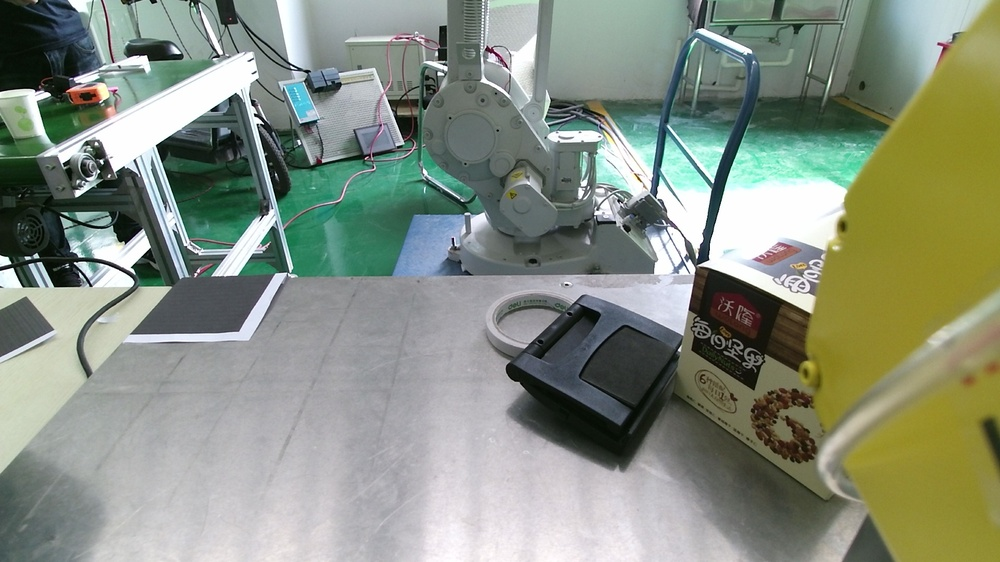
#> input picture src/calibration/imgs/1.jpg, 1000 x 562 px, shrunk from 1920 x 1080 before the run, found by its file name
$ python detect.py   (older library calls are emulated)
#> lines starting #> are read from the running program, lines starting #| are printed output that depends on the picture; after the words box and inside, x2 and y2 are one past the last pixel; in counts of white or black regions, pixels touching at a corner belong together; long printed decimals are rounded
#!/usr/bin/python
# -*- coding: utf-8 -*-
# @File    : detect.py
# @Time    : 18-7-17 上午10:01
# @Author  : Jee
# @Email   : jee_shao@163.com

import numpy as np
import cv2
import os

points = []

img = cv2.imread("imgs/1.jpg",0)
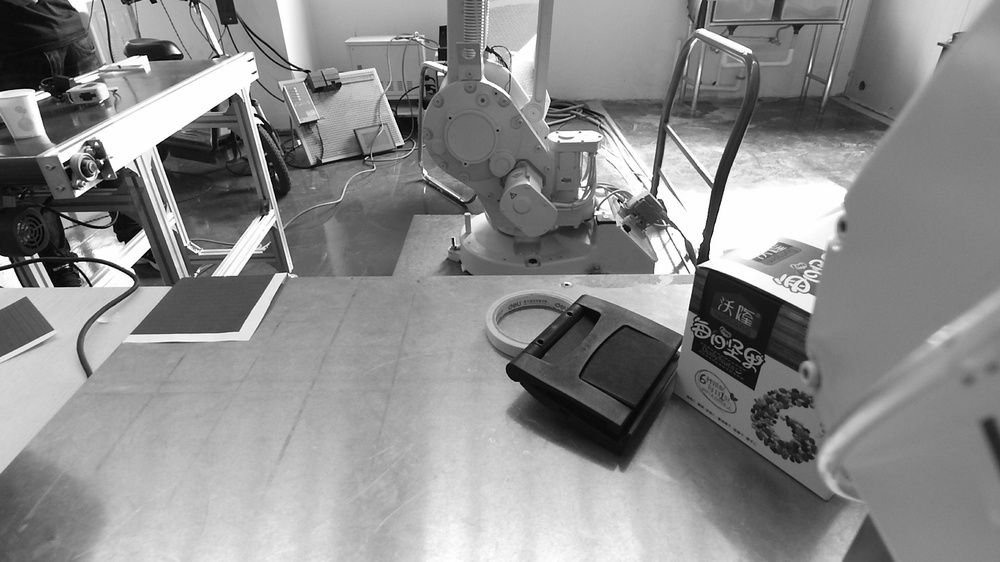
#> img: shape (562, 1000); min 0, max 255, mean 139.2
img2 = cv2.imread("imgs/6.jpg",0)
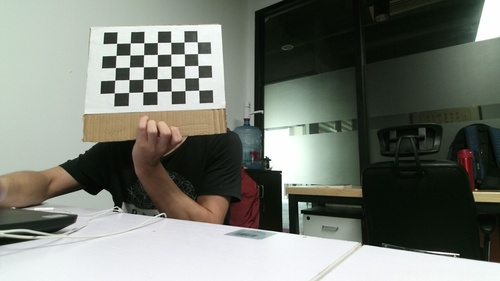
#> input picture src/calibration/imgs/6.jpg, 500 x 281 px, shrunk from 960 x 540 before the run, found by its file name
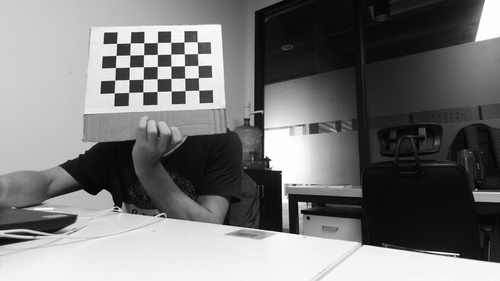
#> img2: shape (281, 500); min 0, max 255, mean 119.6
img1 = img.copy()
img1 = cv2.GaussianBlur(img1,(3,3),0)  #高斯平滑
# img1 = cv2.medianBlur(img1,5)  #中通滤波
img1_canny = cv2.Canny(img1,200,300,apertureSize=3)  #边缘检测
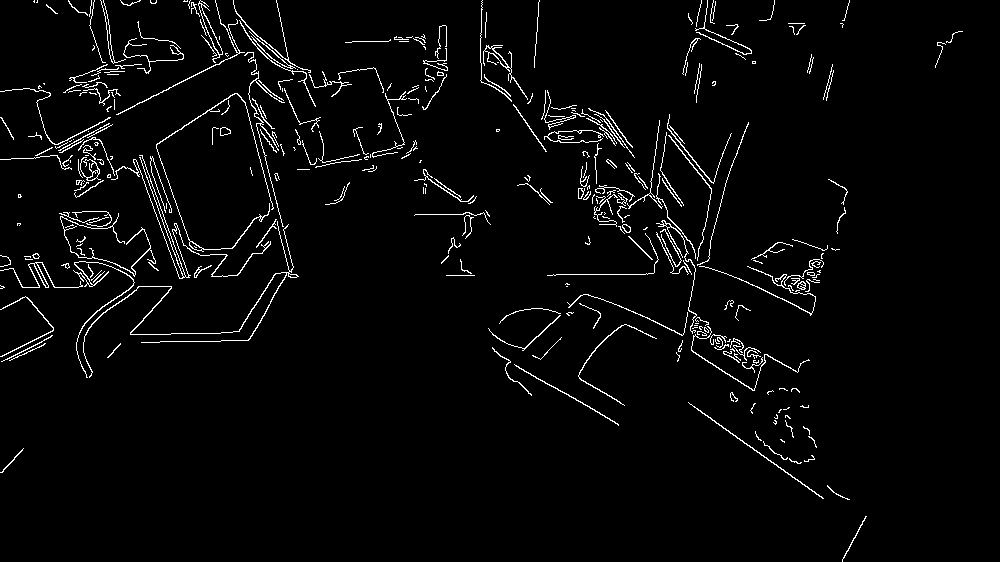
#> img1_canny: shape (562, 1000); 3.1% white in thin lines or dots
image,contours,hierarchy = cv2.findContours(img1_canny,cv2.RETR_EXTERNAL,cv2.CHAIN_APPROX_SIMPLE)  #轮廓检测
#> contours = 345 contours, 295 with area under 20; largest, box (x1, y1, x2, y2) and area: (198, 0, 223, 63) 253, (83, 221, 299, 378) 200, (156, 93, 274, 252) 166, (483, 45, 528, 100) 150, (0, 262, 83, 288) 130
color = cv2.cvtColor(img,cv2.COLOR_GRAY2BGR)

for i in range(0,len(contours)):
    #矩形
    x, y, w, h = cv2.boundingRect(contours[i])

    cv2.rectangle(color, (x,y), (x+w,y+h), (153,153,0), 3)
    #最小外接矩形
    rect = cv2.minAreaRect(contours[i])
    box = cv2.boxPoints(rect)
    box = np.int0(box)

    cv2.drawContours(color, [box], 0, (0, 0, 255), 2)
#> this loop made 345 passes
#> (x, y, w, h, rect, box) on passes 1 to 3: (842, 516, 25, 46, ((853.6, 538.3), (51, 1.41), -61.93), [[842, 561], [840, 560], [864, 515], [866, 516]]), (827, 485, 23, 15, ((837.3, 493.2), (2.76, 26.08), -57.53), [[847, 501], [825, 487], [826, 485], [848, 499]]), (789, 458, 13, 6, ((794.7, 461.1), (2.21, 12.65), -71.57), [[800, 464], [788, 460], [789, 458], [801, 462]])
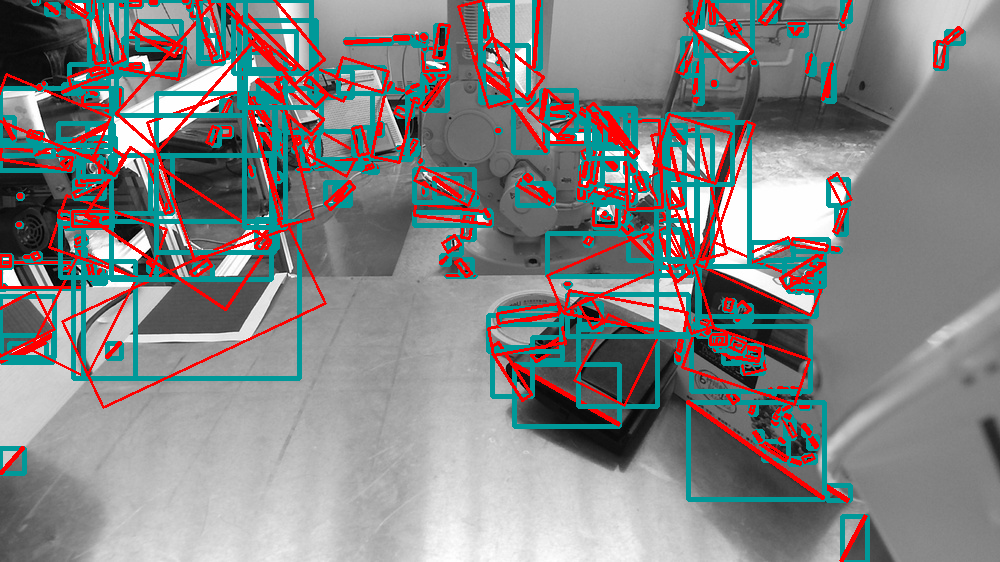
#> color: shape (562, 1000, 3); mean B, G, R 131.3, 131.3, 131.8

# img3 = cv2.drawContours(color,contours,-1,(0,0,255),2)
# cv2.imshow("canny",color)
cv2.imshow("canny1",img1_canny)
# cv2.waitKey(0)

#ORB特征匹配
orb = cv2.ORB_create()

kp1, des1 = orb.detectAndCompute(img1, None)
#> kp1 = 500 keypoints; strongest (x, y, size): (709, 262, 111.1), (129, 265, 64.3), (132, 266, 37.2), (259, 121, 37.2)

feature_name = '1.feature'
try:
    np.savetxt(feature_name, des1, fmt='%.5e') # 保存特征向量
    feature = np.loadtxt('1.feature') # 加载特征向量
    # cv2.imwrite(drawpath, img) # 保存绘制了SURF特征的图片
    feature = np.int0(feature)
except:
    print("ERROR")

kp2, des2 = orb.detectAndCompute(img2, None)
#> kp2 = 489 keypoints; strongest (x, y, size): (118, 45, 31), (146, 44, 31), (143, 40, 31), (141, 44, 31)
bf = cv2.BFMatcher(cv2.NORM_HAMMING, crossCheck=True)

# print(feature.shape,des2.shape)
matches = bf.match(des1, des2)
#> matches = 106 matches
matches = sorted(matches, key=lambda x: x.distance)
# print(matches)

#框处特征区域
img3 = cv2.drawMatches(img1, kp1, img2, kp2, matches[:10], None, flags=2)
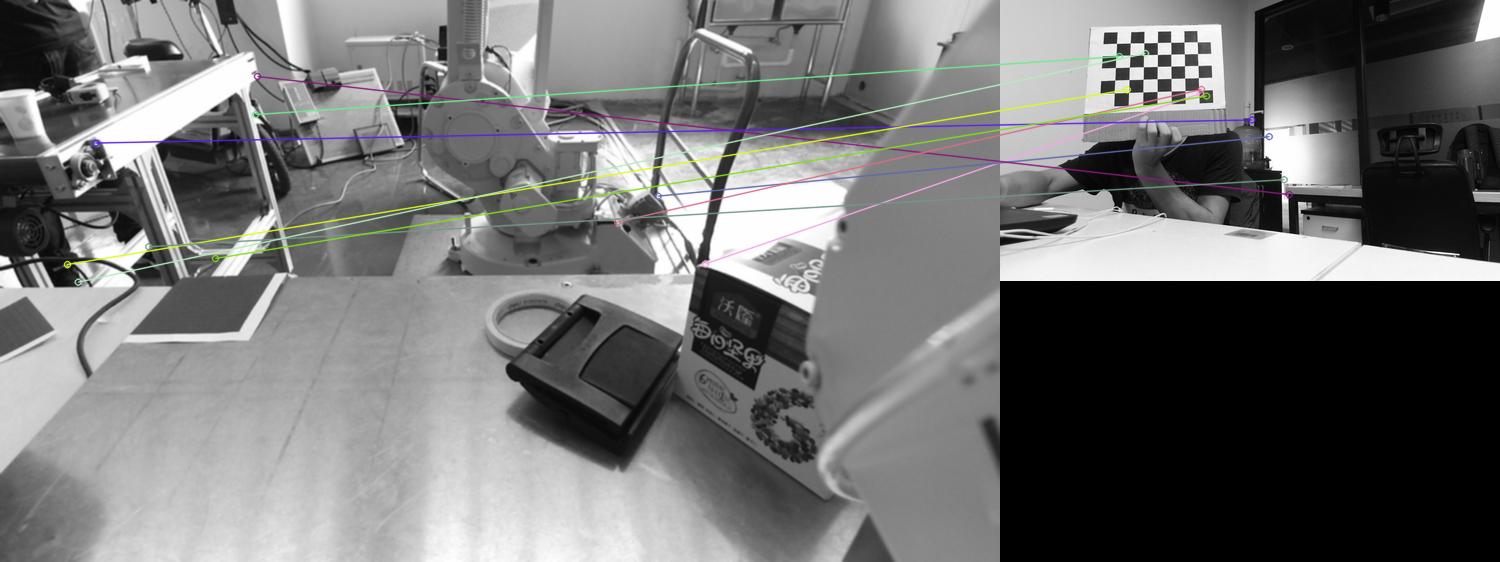
#> img3: shape (562, 1500, 3); mean of channels 0, 1, 2 112.7, 113, 112.9; drawn as B, G, R
matches = matches[:10]
#> matches = 10 matches
for  i in matches:
    points.append([list(kp1[i.queryIdx].pt)])
#> this loop made 10 passes
#> after the loop, points = [[[705, 263.3]], [[657.6, 195.6]], [[257, 76]], [[95.04, 142.6]], [[255.1, 114]], [[617.1, 221.5]], [[67, 264]], [[148.3, 246.2]], [[77.76, 281.7]], [[215, 258]]]
print(points)
#| [[[705.024, 263.347]], [[657.600, 195.600]], [[257.0, 76.0]], [[95.040, 142.560]], [[255.053, 114.048]], [[617.104, 221.461]], [[67.0, 264.0]], [[148.320, 246.240]], [[77.760, 281.664]], [[214.991, 257.989]]]
a = np.array(points)
#> a = [[705, 263.3], [657.6, 195.6], [257, 76], [95.04, 142.6], [255.1, 114], [617.1, 221.5], [67, 264], [148.3, 246.2], [77.76, 281.7], [215, 258]]

a = a.astype(int)
#> a = [[705, 263], [657, 195], [257, 76], [95, 142], [255, 114], [617, 221], [67, 264], [148, 246], [77, 281], [214, 257]]
x, y, w, h = cv2.boundingRect(a)
#> x = 67; y = 76; w = 639; h = 206
print(x, y, w, h)
#| 67 76 639 206
cv2.rectangle(color, (x,y), (x+w,y+h), (255,0,0), 2)
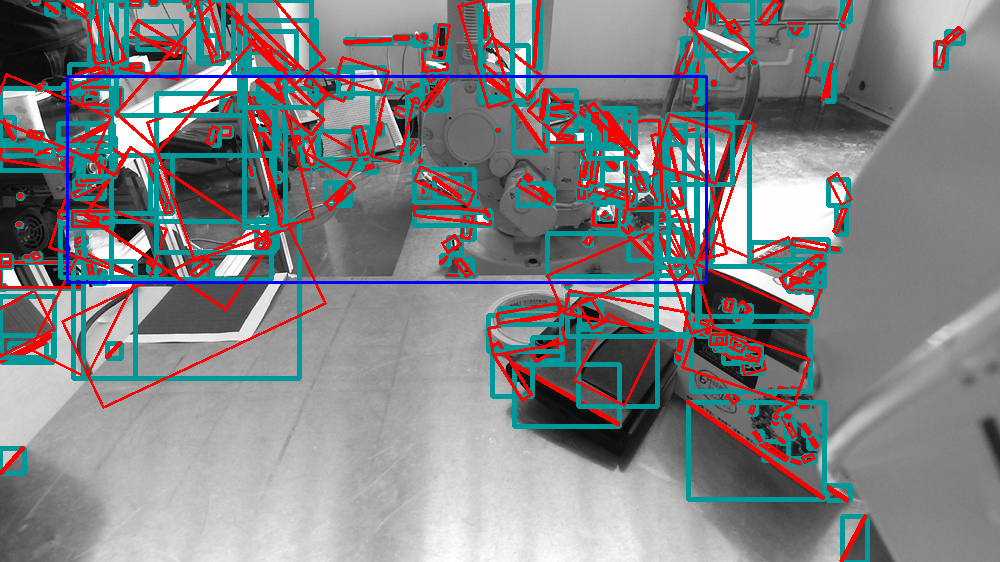
#> color: shape (562, 1000, 3); 0.9% of pixels changed, all inside (x1, y1, x2, y2) = (66, 75, 708, 284)

cv2.imshow("match",img3)
cv2.imshow("match2",color)
cv2.waitKey(0)


#获取特征点坐标
# vector<Dmatch>matches_surf
#
# KeyPoint_1[matches_surf[i].queryIdx].pt   =>  queryIdx为kp1的index
#
# KeyPoint_2[matches_surf[i].trainIdx].pt   =>  trainIdx为kp2的index
